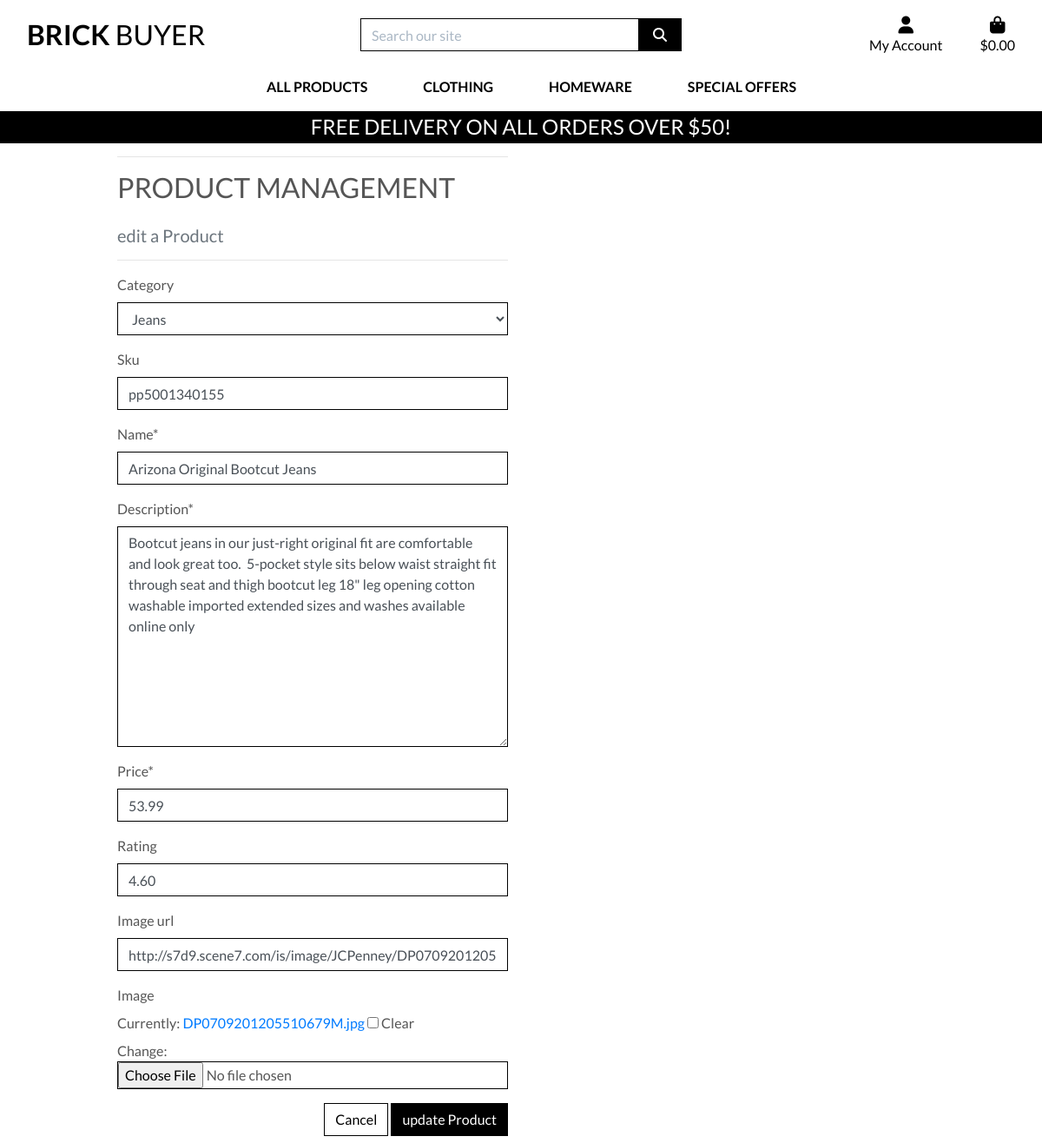
The page /products/edit/1/ on the database as committed earlier.
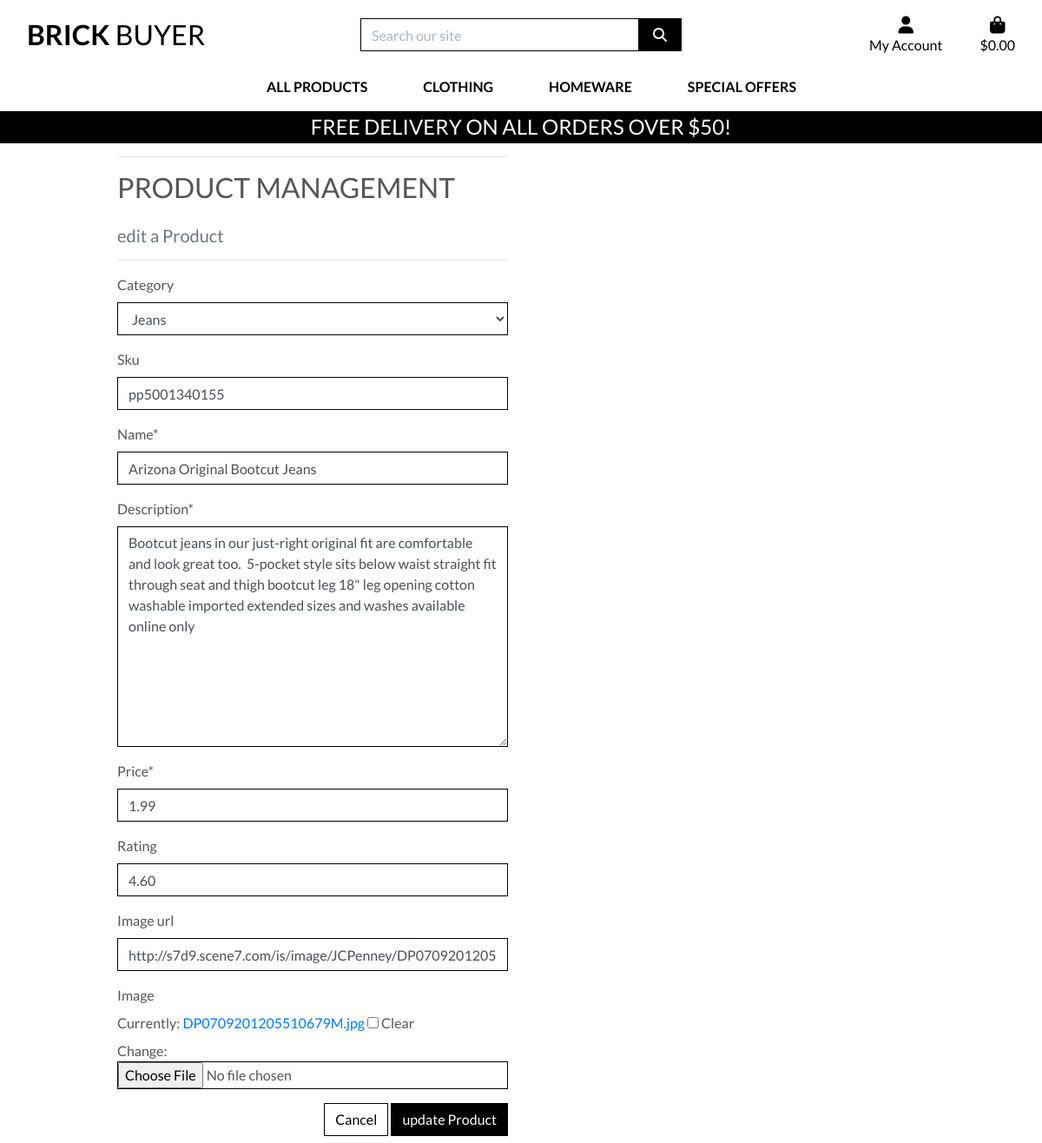
The same page on the database as committed later.
### products/models.py (models this page shows, shortened)
class Product(models.Model):
    category = models.ForeignKey('Category', null=True, blank=True,
                                 on_delete=models.SET_NULL)
    sku = models.CharField(max_length=254, null=True, blank=True)
    name = models.CharField(max_length=254)
    description = models.TextField()
    price = models.DecimalField(max_digits=6, decimal_places=2)
    rating = models.DecimalField(max_digits=6, decimal_places=2,
                                 null=True, blank=True)
    image_url = models.URLField(max_length=1024, null=True, blank=True)
    image = models.ImageField(null=True, blank=True)

### products/views.py (the view)
# urls.py: path('edit/<int:product_id>/', views.edit_product, name='edit_product'),
def edit_product(request, product_id):
    product = get_object_or_404(Product, pk=product_id)
    if request.method == 'POST':
        form = ProductForm(request.POST, request.FILES, instance=product)
        if form.is_valid():
            form.save()
            messages.success(request, 'Successfully updated product!')
            return redirect(reverse('product_detail', args=[product.id]))
        else:
            messages.error(request, 'Failed to update product. Please ensure the form is valid.')
    else:
        form = ProductForm(instance=product)
        messages.info(request, f'You are editing {product.name}')
    template = 'products/edit_product.html'
    context = {
        'form': form,
        'product': product,
    }
    return render(request, template, context)

### products/forms.py
class ProductForm(forms.ModelForm):
    class Meta:
        model = Product
        fields = '__all__'
    def __init__(self, *args, **kwargs):
        super().__init__(*args, **kwargs)
        categories = Category.objects.all()
        friendly_names = [(c.id, c.get_friendly_name()) for c in categories]
        self.fields['category'].choices = friendly_names
        for field_name, field in self.fields.items():
            field.widget.attrs['class'] = 'border-black rounded-0'

### products/models.py (called while the page is built)
    def get_friendly_name(self):
        return self.friendly_name

### products/templates/products/edit_product.html (shortened to what this page needs)
{% extends "base.html" %}
{% load static %}
{% block page_header %}
    <div class="container header-container">
    </div>
{% endblock %}
{% block content %}
    <div class="overlay"></div>
    <div class="container">
        <div class="row">
            <div class="col-12 col-md-6">
                <hr>
                <h2 class="logo-font mb-4">Product Management</h2>
                <h5 class="text-muted">edit a Product</h5>
                <hr>
            </div>
        </div>
        <div class="row">
            <div class="col-12 col-md-6">
                <form method="POST" action="{% url 'edit_product' product.id %}" class="form mb-2" enctype="multipart/form-data">
                    {{ form | crispy }}
                    <div class="text-right">
                        <a class="btn btn-outline-black rounded-0" href="{% url 'products' %}">Cancel</a>
                        <button class="btn btn-black rounded-0" type="submit">update Product</button>
                    </div>
                </form>
            </div>
        </div>
    </div>
{% endblock %}

Rows that differ between the two databases and show on the page:
changed Product "Jeans": price "53.99" → "1.99"
